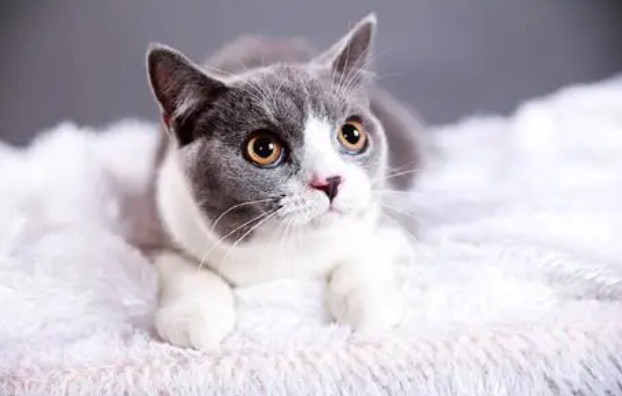
#> input picture 0.picture/cat.jpg, 622 x 396 px, found by its file name
$ python class7.py
#> lines starting #> are read from the running program, lines starting #| are printed output that depends on the picture; after the words box and inside, x2 and y2 are one past the last pixel; in counts of white or black regions, pixels touching at a corner belong together
import numpy as np
import cv2 as cv
import matplotlib.pyplot as plt
import time

#图像阈值的操作处理

img_cat = cv.imread('0.picture\cat.jpg')
#> img_cat is the input picture: shape (396, 622, 3); mean B, G, R 193.9, 185.6, 190.7
Img_Cat_Gray = cv.cvtColor(img_cat,cv.COLOR_BGR2GRAY)

ret,dst1 = cv.threshold(Img_Cat_Gray,150,255,cv.THRESH_BINARY)        #二值法，大于阈值（128）取最大值（255第三个参数），小于阈值取0
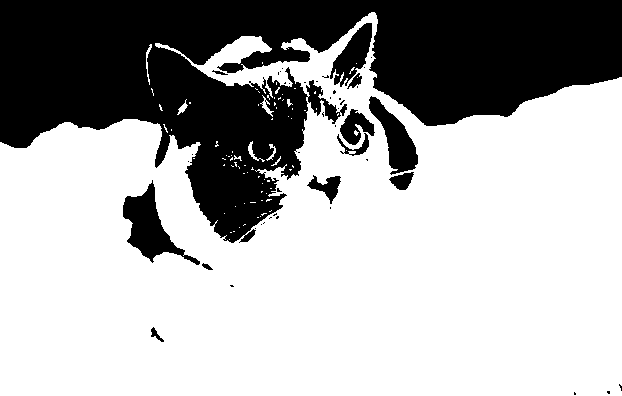
#> dst1: shape (396, 622); 66.9% white; 46 black regions (34 under 20 px), largest, box (x1, y1, x2, y2) and area: (0, 0, 622, 243) 74311, (123, 180, 200, 265) 2298, (369, 96, 418, 175) 1631
ret,dst2 = cv.threshold(Img_Cat_Gray,150,255,cv.THRESH_BINARY_INV)    #和而执法完全相反
ret,dst3 = cv.threshold(Img_Cat_Gray,128,255,cv.THRESH_TRUNC)         #截断之，大于128的直接等于128，小于128的直接不进行变化
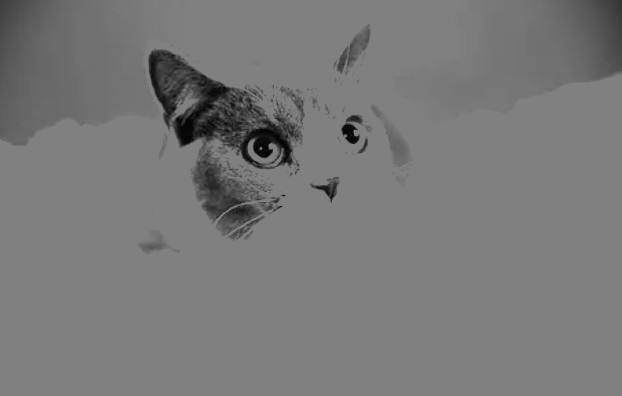
#> dst3: shape (396, 622); min 1, max 128, mean 121
ret,dst4 = cv.threshold(Img_Cat_Gray,128,255,cv.THRESH_TOZERO)        #大于的部分直接不变，小于等于128的直接成为0
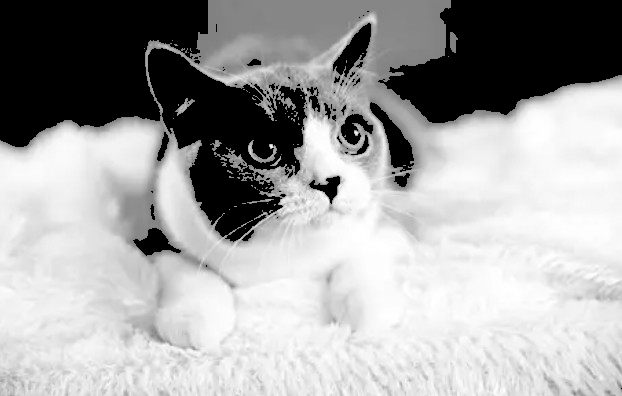
#> dst4: shape (396, 622); min 0, max 255, mean 163.3
ret,dst5 = cv.threshold(Img_Cat_Gray,128,255,cv.THRESH_TOZERO_INV)    #和上面相反
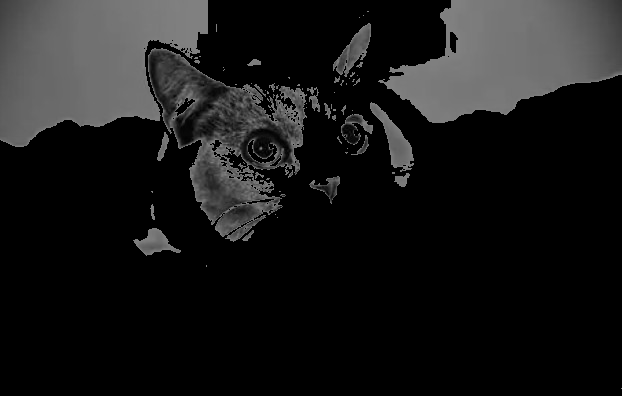
#> dst5: shape (396, 622); min 0, max 128, mean 24.8

img = [img_cat,Img_Cat_Gray,dst1,dst2,dst3,dst4,dst5]
title=["Orginal image","THRESH_BINARY","THRESH_BINARY_INV","THRESH_TRUNC","THRESH_TOZERO","THRESH_TOZERO_INV"]

# [8 lines of commented-out code are left out]

plt.subplot(231),plt.imshow(Img_Cat_Gray,'gray'),plt.title("Orginal image"),plt.xticks([]),plt.yticks([])
plt.subplot(232),plt.imshow(dst1,'gray'),plt.title("THRESH_BINARY"),plt.xticks([]),plt.yticks([])
plt.subplot(233),plt.imshow(dst2,'gray'),plt.title("THRESH_BINARY_INV"),plt.xticks([]),plt.yticks([])
plt.subplot(234),plt.imshow(dst3,'gray'),plt.title("THRESH_TRUNC"),plt.xticks([]),plt.yticks([])
plt.subplot(235),plt.imshow(dst4,'gray'),plt.title("THRESH_TOZERO"),plt.xticks([]),plt.yticks([])
plt.subplot(236),plt.imshow(dst5,'gray'),plt.title("THRESH_TOZERO_INV"),plt.xticks([]),plt.yticks([])
plt.show()

$ run again, with 0.picture/dog.jpg copied over 0.picture/cat.jpg
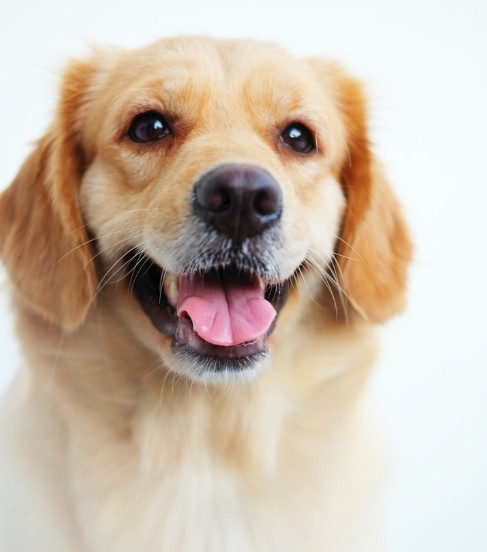
#> input picture 0.picture/dog.jpg, 487 x 552 px, found by its file name
#> img_cat is the input picture: shape (552, 487, 3); mean B, G, R 173.4, 189.1, 204.4
#> `ret,dst1 = cv.threshold(Img_Cat_Gray,150,255,cv.THRESH_BINARY)`:
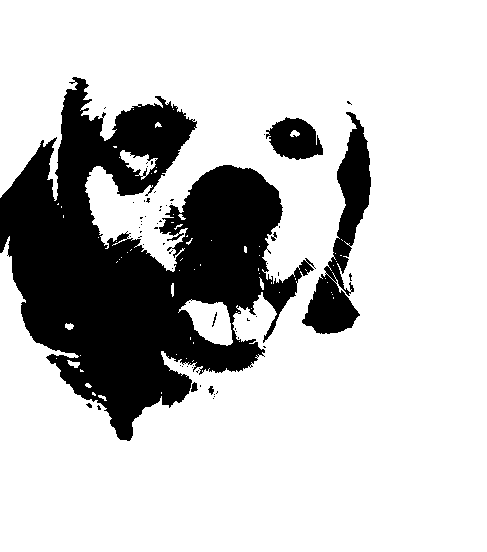
#> dst1: shape (552, 487); 77.1% white; 61 black regions (54 under 20 px), largest, box (x1, y1, x2, y2) and area: (0, 77, 316, 441) 54077, (302, 112, 371, 334) 5469, (266, 117, 323, 160) 1638
#> `ret,dst5 = cv.threshold(Img_Cat_Gray,128,255,cv.THRESH_TOZERO_INV)`:
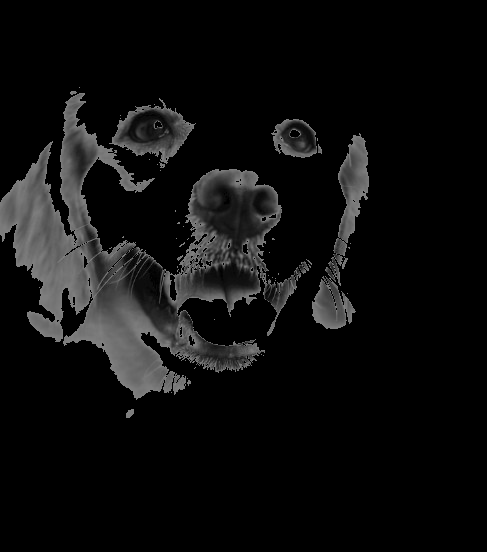
#> dst5: shape (552, 487); min 0, max 128, mean 14
